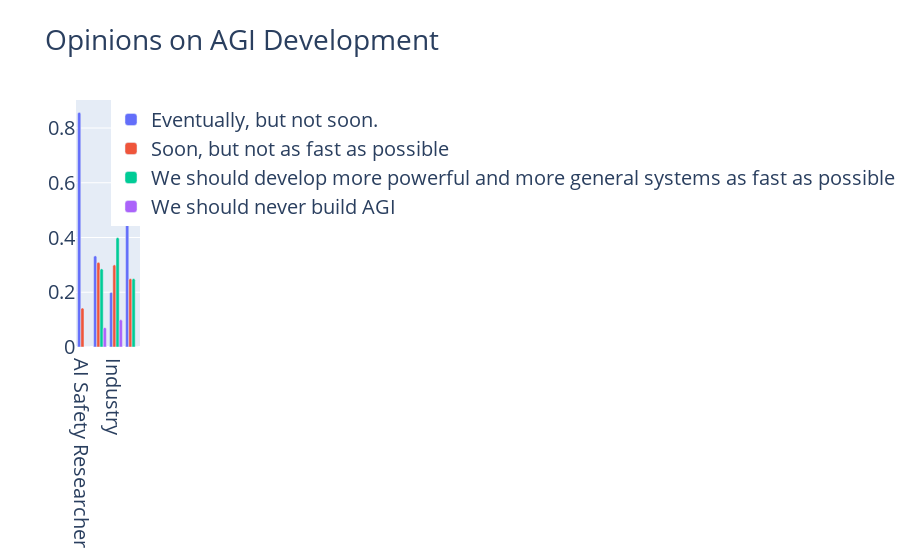

Here is the notebook cell this chart was saved with:
### Code cell
fig = go.Figure(
    data=[
        go.Bar(x=result['Q1'], y=result['Eventually, but not soon.'], name="Eventually, but not soon."),
        go.Bar(x=result['Q1'], y=result['Soon, but not as fast as possible'], name="Soon, but not as fast as possible"),
        go.Bar(x=result['Q1'], y=result['We should develop more powerful and more general systems as fast as possible'], name="We should develop more powerful and more general systems as fast as possible"),
        go.Bar(x=result['Q1'], y=result['We should never build AGI'], name="We should never build AGI"),
    ],
    layout=dict(
        barcornerradius=15,
    ),

    # make the font WAY bigger everywhere
    layout_title_text="Opinions on AGI Development",
    layout_font=dict(size=20),
    
)

fig.show()

### Figure 1 — Plotly figure (JSON) as saved in the notebook; plotly's stock layout.template omitted (floating-point values rounded to 4 significant figures)
{"data": [{"name": "Eventually, but not soon.", "type": "bar", "x": ["AI Safety Researcher", "Academic", "Industry", "Other"], "y": [0.8571, 0.3333, 0.2, 0.5]}, {"name": "Soon, but not as fast as possible", "type": "bar", "x": ["AI Safety Researcher", "Academic", "Industry", "Other"], "y": [0.1429, 0.3095, 0.3, 0.25]}, {"name": "We should develop more powerful and more general systems as fast as possible", "type": "bar", "x": ["AI Safety Researcher", "Academic", "Industry", "Other"], "y": [0, 0.2857, 0.4, 0.25]}, {"name": "We should never build AGI", "type": "bar", "x": ["AI Safety Researcher", "Academic", "Industry", "Other"], "y": [0, 0.07143, 0.1, 0]}], "layout": {"barcornerradius": 15, "font": {"size": 20}, "title": {"text": "Opinions on AGI Development"}}}
